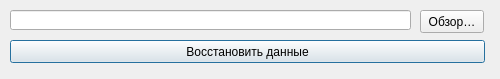
<?xml version="1.0" encoding="UTF-8"?>
<ui version="4.0">
 <class>Decoding</class>
 <widget class="QDialog" name="Decoding">
  <property name="geometry">
   <rect>
    <x>0</x>
    <y>0</y>
    <width>500</width>
    <height>79</height>
   </rect>
  </property>
  <property name="windowTitle">
   <string>Dialog</string>
  </property>
  <property name="windowIcon">
   <iconset>
    <normaloff>:/images/icon.png</normaloff>:/images/icon.png</iconset>
  </property>
  <widget class="QPushButton" name="decodeButton">
   <property name="geometry">
    <rect>
     <x>10</x>
     <y>40</y>
     <width>475</width>
     <height>23</height>
    </rect>
   </property>
   <property name="text">
    <string>Восстановить данные</string>
   </property>
  </widget>
  <widget class="QLineEdit" name="inputFile">
   <property name="geometry">
    <rect>
     <x>10</x>
     <y>10</y>
     <width>401</width>
     <height>20</height>
    </rect>
   </property>
   <property name="text">
    <string/>
   </property>
  </widget>
  <widget class="QPushButton" name="browseButton">
   <property name="geometry">
    <rect>
     <x>420</x>
     <y>10</y>
     <width>64</width>
     <height>23</height>
    </rect>
   </property>
   <property name="text">
    <string>Обзор…</string>
   </property>
  </widget>
 </widget>
 <resources/>
 <connections/>
</ui>
